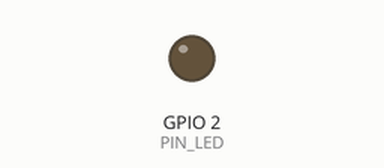
Recording of a program running on a simulated ESP32. On the bench: output pins drawn as LEDs (lit = HIGH). WiFi joins after 1.5 s; servers stay silent unless stated; what the program prints to the serial monitor is not drawn.

Above: at 1.7 s.
At 38.9 s:
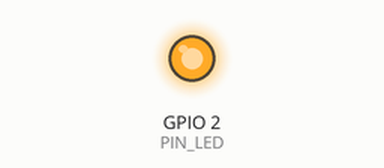
Timing chart, 0 to 53.5 s (numbered marks = the images above):
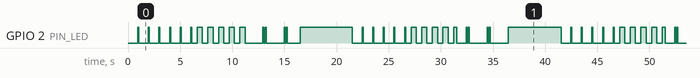

The program:

main.cpp
```cpp
/*
 *
 *
 */

#include <Arduino.h>
#include <ArduinoJson.h>

#include <my_led.h>
#include <my_serial.h>
#include <my_wifi.h>

void setup()
{
	my_led_init();//LED 指示灯初始化
	my_seial_init(115200);//串口初始化
	my_wifi_init();//连接到wifi
}


void loop(void)
{
	led_sta = 0;
	delay(5000);
	led_sta = 1;
	delay(5000);
	led_sta = 2;
	delay(5000);
	led_sta = 3;
	delay(5000);
}
```

my_led.h
```cpp
extern int led_sta;

extern void my_led_run(int sta);
extern void my_led_init(void);
```

my_serial.h
```cpp
extern void my_seial_init(int band);
```

my_wifi.h
```cpp
extern void my_wifi_init(void);
```

my_led.cpp
```cpp
#include <Arduino.h>
#include <Ticker.h>
#include <my_led.h>


// LED 引脚配置
#define PIN_LED 2
#define my_led_off  digitalWrite(PIN_LED,LOW)
#define my_led_on   digitalWrite(PIN_LED,HIGH)

int led_sta = 0;
Ticker tickerLedrun;

void my_led_sta(void)
{
    my_led_run(led_sta);
}

void my_led_init(void)
{
    // LED引脚初始化
	pinMode(PIN_LED, OUTPUT);

	// 定时执行函数, 感觉相当于多线程了
	tickerLedrun.attach_ms(20, my_led_sta);
}


/********************************************************
 * LED指示灯闪烁函数
*********************************************************/
int lastTime = 0, currTime = 0;
void my_led_run(int sta)
{
    currTime = millis();
    switch(sta)
    {
		case 0:
			if((currTime - lastTime) > 1000)
			{
				lastTime = currTime;
				my_led_off;//关闭LED
			}
			else if((currTime - lastTime) > 900)
			{
				my_led_on;//点亮LED
			}
			else
			{
				my_led_off;//关闭LED
			}
		break;
		case 1:
			if((currTime - lastTime) > 1000)
			{
				lastTime = currTime;
				my_led_off;//关闭LED
			}
			else if((currTime - lastTime) > 500)
			{
				my_led_on;//点亮LED
			}
			else
			{
				my_led_off;//关闭LED
			}
		break;
		case 2:
			if((currTime - lastTime) > 2000)
			{
				lastTime = currTime;
				my_led_off;
			}
			else if((currTime - lastTime) > 1900)
			{
				my_led_on;
			}
			else if((currTime - lastTime) > 1800)
			{
				my_led_off;
			}
			else if((currTime - lastTime) > 1700)
			{
				my_led_on;
			}
			else
			{
				my_led_off;
			}
		break;
		default:
			my_led_on;
		break;
    }
}
```

my_serial.cpp
```cpp
#include <Arduino.h>
#include <my_serial.h>


void my_seial_init(int band)
{
    Serial.begin(band);
}
```

my_wifi.cpp
```cpp
#include <Arduino.h>

#include <WiFi.h>
#include <my_led.h>
#include <my_serial.h>

const char* ssid = "Tigerots";//wifi账号 这里需要修改
const char* password = "9955995599";//wifi密码 这里需要修改


void my_wifi_init(void)
{
	Serial.println();
	Serial.printf("Connecting to %s ", ssid);
	WiFi.mode(WIFI_STA);
	WiFi.begin(ssid, password);
	while (WiFi.status() != WL_CONNECTED)
	{
		delay(500);
		Serial.print(".");
	}
	Serial.println();
	Serial.println("Wifi is connected !");
	Serial.print("localIP address: ");
	Serial.println(WiFi.localIP());
	Serial.println();
}
```

Measured:
- by itself, GPIO 2 (PIN_LED): moves between LOW and HIGH, repeating every 40.0 s
- by itself, everything shown: repeats every 40.0 s, in 60 steps
